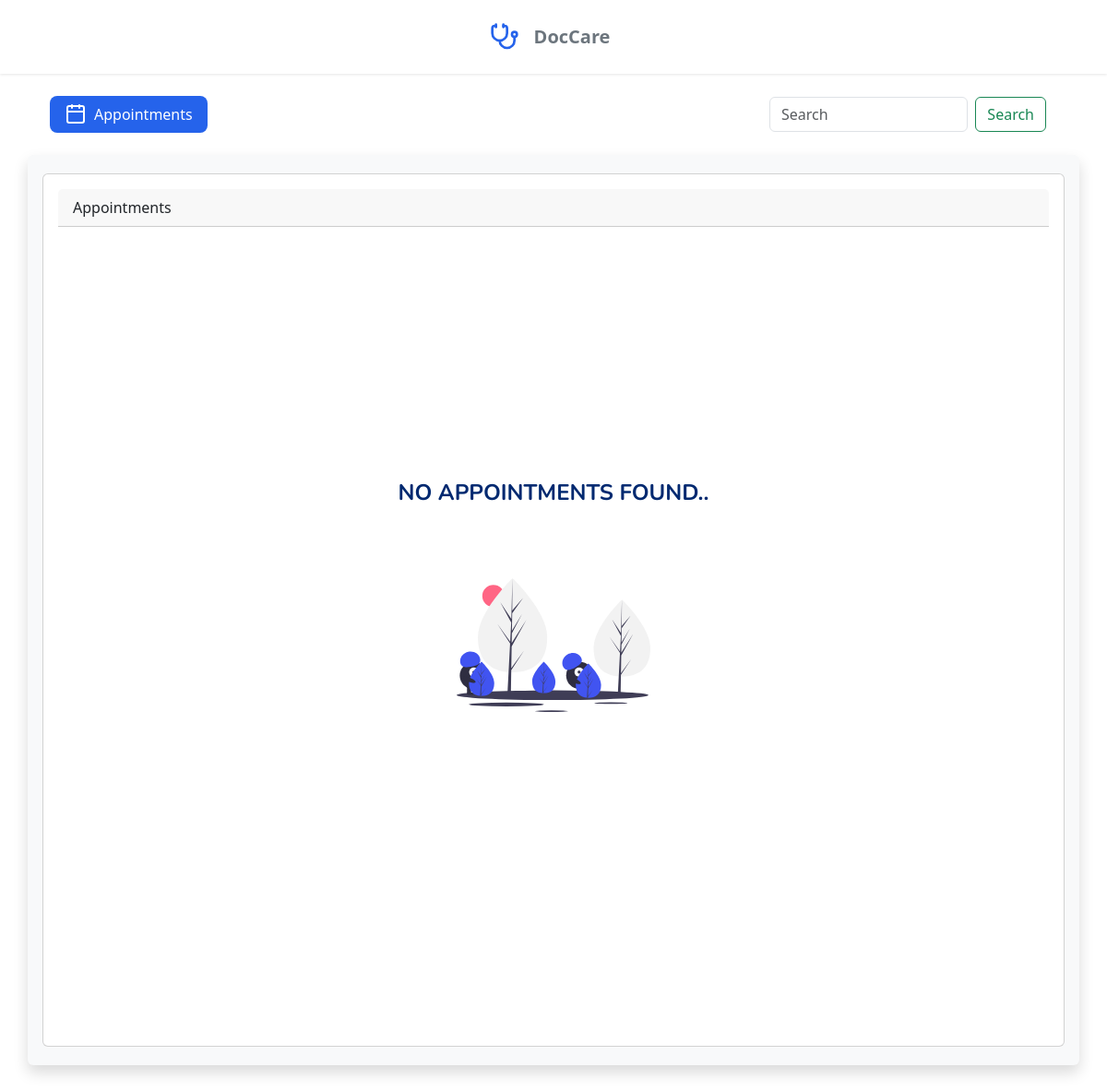
Page /Appointment/ (signed in) on the earlier database version.
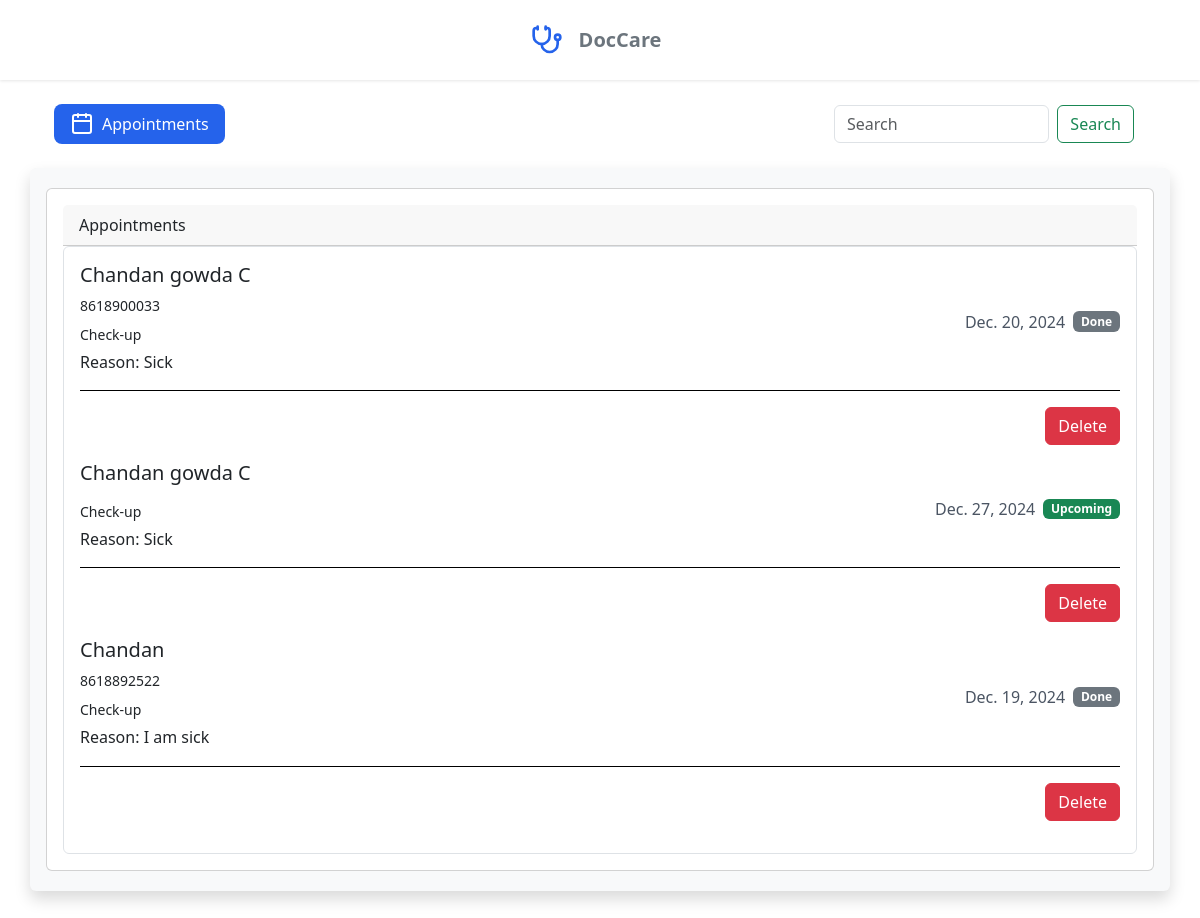
Same page on the later database version.
### app1/models.py (models this page shows, shortened)
class register(models.Model):
    name = models.CharField(max_length=20)
    phone = models.CharField(max_length=10,blank=True)
    mail = models.EmailField(max_length=30)
    Date = models.DateField(max_length=8)
    Reason = models.TextField(max_length=80,default="Sick",blank=True)

### app1/views.py (the view)
# urls.py: path('Appointment/',views.user_appointment,name='appointment'),
@login_required
def user_appointment(request):
    user_list = register.objects.all()
    today = datetime.today().date()
    return render(request,"appointments.html",{'current_path': request.path ,'user_list':user_list,'today':today})

### templates/appointments.html (shortened to what this page needs)
<!DOCTYPE html>
<html lang="en">
<head>
    {% load static %}
    <link rel="stylesheet" href="{% static 'PrescriptionStyles.css' %}">
    <link href="https://unpkg.com/lucide-icons/dist/umd/lucide.css" rel="stylesheet">
    <link href="https://cdn.jsdelivr.net/npm/bootstrap@5.3.3/dist/css/bootstrap.min.css" rel="stylesheet">
</head>
<body>
{% include 'header.html' %}
<div class="container">
    <div class="tabs container-fluid">
        <a href="{% url 'appointment' %}" class="text-decoration-none">
            <button class="tab active" data-url="{% url 'appointment' %},{% for user in user_list %}{% url 'delete-appointment' user.id %},{% endfor %}{% url 'search' %}" data-tab="appointments">
                <i data-lucide="calendar"></i>
                Appointments
            </button>
        </a>
        <div class="container-fluid d-flex justify-content-between align-items-center">
            <form class="d-flex align-items-center ms-auto" role="search" style="max-width: 300px;" method="POST" action="{% url 'search' %}">
                <input class="form-control me-2" type="search" placeholder="Search" aria-label="Search" style="flex: 1;" name="Search">
                <button class="btn btn-outline-success" type="submit">Search</button>
            </form>
        </div>
    </div>
    <div class="row modal-body shadow p-3 mb-5 bg-body-tertiary rounded">
        <div class="card content-grid modal-body col-xl-6 px-3 py-3 my-1 overflow-y-auto">
            <div class="card-header">
                Appointments
            </div>
            {% if user_list %}
            <div class="appointment-list overflow-auto border rounded p-3" style="max-height: 800px;">
                {% block content%}
                {% for user in user_list %}
                <table class="table table-hover">
                    <div class="appointment-item d-flex justify-content-between align-items-center mb-3">
                        <div class="appointment-info list-group">
                            <h5 class="mb-0">{{ user.name }}</h5>
                            <small>{{ user.phone }}</small>
                            <small>Check-up</small>
                            <div class="appointment-info">
                                <h6>Reason: {{ user.Reason }}</h6>
                            </div>
                        </div>
                        <div class="appointment-time text-end">
                            <p class="mb-0">{{ user.Date }}</p>
                            {% if user.Date > today %}
                            <span class="badge bg-success">Upcoming</span>
                            {% elif user.Date == today %}
                            <span class="badge bg-warning">Ongoing</span>
                            {% else %}
                            <span class="badge bg-secondary">Done</span>
                            {% endif %}
                        </div>
                    </div>
                    <div class="d-grid gap-2 d-md-flex justify-content-md-end">
                            <button class="btn btn-danger" type="button" data-bs-toggle="modal" data-bs-target="#deleteModal">
                                Delete
                            </button>
                    </div>
                <div class="modal fade" id="deleteModal" tabindex="-1" aria-labelledby="exampleModalLabel" aria-hidden="true">
                {% endfor %}
                </table>
                {% endblock %}
            </div>
            {% else %}
                {% include 'no_app.html' %}
            {% endif %}
        </div>
    </div>
</body>
</html>

Differences in the rows shown:
added register: name "Chandan gowda C", phone "8618900033", Reason "Sick", Date "Dec. 20, 2024", shows "Done"
added register: name "Chandan gowda C", Reason "Sick", Date "Dec. 27, 2024", shows "Upcoming"
added register: name "Chandan", phone "8618892522", Reason "I am sick", Date "Dec. 19, 2024", shows "Done"
Other differences:
text no longer shown: "NO APPOINTMENTS FOUND.."
